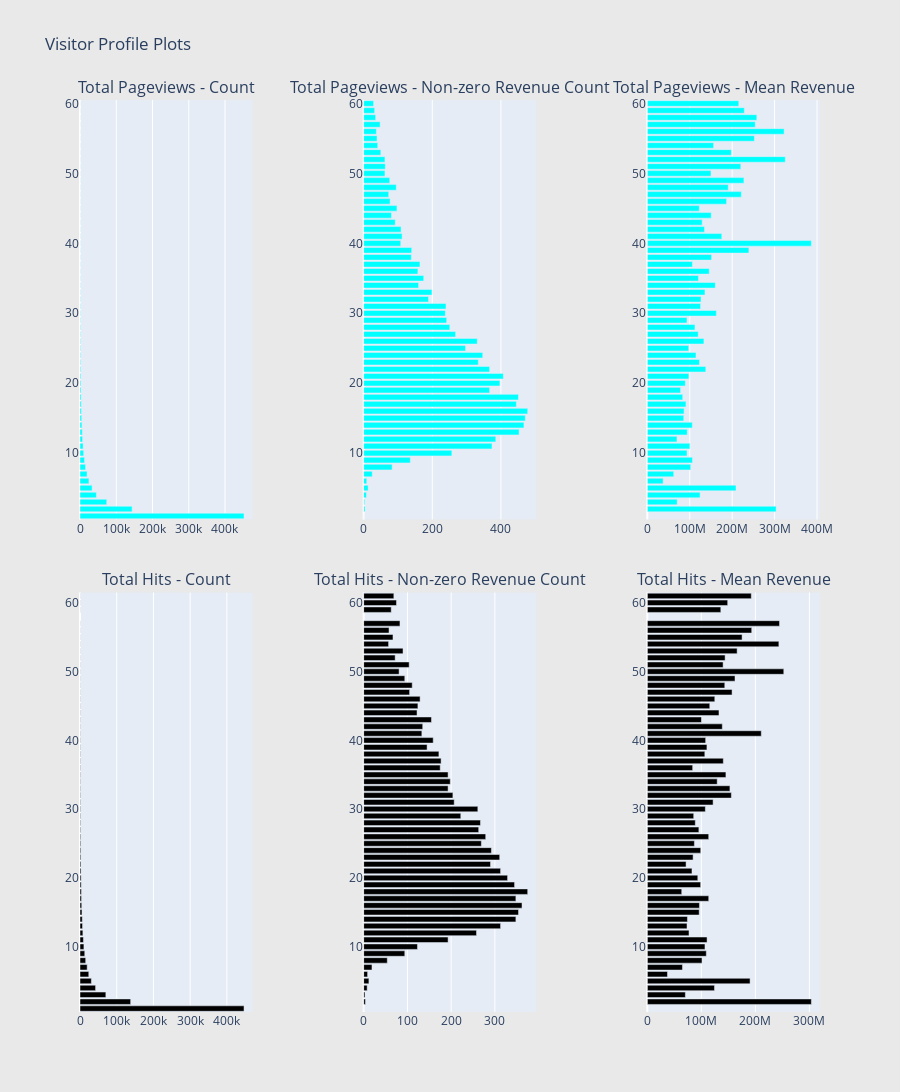

This figure's notebook cell:
### Markdown cell above
#### 방문자 프로파일:

방문자의 페이지뷰 수, 방문자의 히트 수 등과 같은 방문자 프로필 변수를 보고 어떻게 보이는지 보자

### Code cell
# Page views
cnt_srs = train_df.groupby('totals.pageviews')['totals.transactionRevenue'].agg(['size', 'count', 'mean'])
cnt_srs.columns = ["count", "count of non-zero revenue", "mean"]
cnt_srs = cnt_srs.sort_values(by="count", ascending=False)
trace1 = horizontal_bar_chart(cnt_srs["count"].head(60), 'cyan')
trace2 = horizontal_bar_chart(cnt_srs["count of non-zero revenue"].head(60), 'cyan')
trace5 = horizontal_bar_chart(cnt_srs["mean"].head(60), 'cyan')

# Hits
cnt_srs = train_df.groupby('totals.hits')['totals.transactionRevenue'].agg(['size', 'count', 'mean'])
cnt_srs.columns = ["count", "count of non-zero revenue", 'mean']
cnt_srs = cnt_srs.sort_values(by="count", ascending=False)
trace3 = horizontal_bar_chart(cnt_srs["count"].head(60), 'black')
trace4 = horizontal_bar_chart(cnt_srs["count of non-zero revenue"].head(60), 'black')
trace6 = horizontal_bar_chart(cnt_srs["mean"].head(60), 'black')

# Creating two subplots
fig = tools.make_subplots(rows=2, cols=3, vertical_spacing=0.08, horizontal_spacing=0.15, 
                          subplot_titles=["Total Pageviews - Count", "Total Pageviews - Non-zero Revenue Count", "Total Pageviews - Mean Revenue",
                                          "Total Hits - Count",  "Total Hits - Non-zero Revenue Count", "Total Hits - Mean Revenue"])

fig.append_trace(trace1, 1, 1)
fig.append_trace(trace2, 1, 2)
fig.append_trace(trace5, 1, 3)
fig.append_trace(trace3, 2, 1)
fig.append_trace(trace4, 2, 2)
fig.append_trace(trace6, 2, 3)

fig['layout'].update(height=1200, width=900, paper_bgcolor='rgb(233,233,233)', title="Visitor Profile Plots")
py.iplot(fig, filename='visitor-profile-plots')

### Figure 1 — Plotly figure (JSON) as saved in the notebook; plotly's stock layout.template omitted (floating-point values rounded to 4 significant figures)
{"data": [{"marker": {"color": "cyan"}, "orientation": "h", "showlegend": false, "type": "bar", "x": [84, 88, 94, 112, 114, 124, 134, 135, 162, 168, 184, 192, 222, 225, 240, 242, 265, 268, 298, 338, 355, 388, 410, 453, 509, 535, 567, 674, 704, 847, 873, 875, 1091, 1143, 1318, 1413, 1567, 1722, 1949, 2211, 2409, 2682, 3150, 3511, 4010, 4720, 5291, 6197, 7097, 8671, 10104, 12585, 15272, 19476, 24688, 33411, 45192, 73835, 143770, 452522], "xaxis": "x", "y": ["60", "59", "58", "56", "57", "55", "54", "53", "50", "52", "51", "49", "48", "47", "46", "44", "43", "45", "42", "41", "40", "39", "38", "37", "36", "35", "34", "33", "32", "31", "30", "29", "28", "27", "26", "25", "24", "23", "22", "21", "20", "19", "18", "17", "16", "15", "14", "13", "12", "11", "10", "9", "8", "7", "6", "5", "4", "3", "2", "1"], "yaxis": "y"}, {"marker": {"color": "cyan"}, "orientation": "h", "showlegend": false, "type": "bar", "x": [29, 32, 35, 37, 48, 39, 41, 50, 62, 62, 63, 76, 95, 73, 77, 81, 92, 97, 109, 112, 108, 140, 139, 164, 158, 175, 160, 199, 189, 240, 238, 242, 251, 268, 331, 297, 347, 334, 367, 407, 397, 367, 451, 445, 478, 471, 467, 453, 385, 374, 257, 136, 83, 25, 9, 13, 8, 3, 4, 0], "xaxis": "x2", "y": ["60", "59", "58", "56", "57", "55", "54", "53", "50", "52", "51", "49", "48", "47", "46", "44", "43", "45", "42", "41", "40", "39", "38", "37", "36", "35", "34", "33", "32", "31", "30", "29", "28", "27", "26", "25", "24", "23", "22", "21", "20", "19", "18", "17", "16", "15", "14", "13", "12", "11", "10", "9", "8", "7", "6", "5", "4", "3", "2", "1"], "yaxis": "y2"}, {"marker": {"color": "cyan"}, "orientation": "h", "showlegend": false, "type": "bar", "x": [215500000.0, 228677500, 258122000, 322500000.0, 254400000.0, 252400000.0, 156200000.0, 197964400, 150000000.0, 325100000.0, 220300000.0, 227600000.0, 190800000.0, 221600000.0, 186800000.0, 150700000.0, 129300000.0, 122500000.0, 134800000.0, 175600000.0, 386700000.0, 239388500, 151500000.0, 106300000.0, 145900000.0, 120400000.0, 160200000.0, 135800000.0, 126600000.0, 125500000.0, 162800000.0, 93470000.0, 112300000.0, 120000000.0, 133400000.0, 97610000.0, 114700000.0, 122900000.0, 137800000.0, 97860000.0, 89530000.0, 78330000.0, 83450000.0, 91030000.0, 86660000.0, 85830000.0, 106100000.0, 94120000.0, 69840000.0, 100200000.0, 93480000.0, 106500000.0, 102300000.0, 62228400, 37280000.0, 209100000.0, 124287500, 70390000.0, 303625000, null], "xaxis": "x3", "y": ["60", "59", "58", "56", "57", "55", "54", "53", "50", "52", "51", "49", "48", "47", "46", "44", "43", "45", "42", "41", "40", "39", "38", "37", "36", "35", "34", "33", "32", "31", "30", "29", "28", "27", "26", "25", "24", "23", "22", "21", "20", "19", "18", "17", "16", "15", "14", "13", "12", "11", "10", "9", "8", "7", "6", "5", "4", "3", "2", "1"], "yaxis": "y3"}, {"marker": {"color": "black"}, "orientation": "h", "showlegend": false, "type": "bar", "x": [198, 203, 206, 211, 212, 227, 246, 261, 269, 316, 333, 348, 349, 363, 424, 438, 454, 501, 527, 553, 621, 693, 724, 745, 785, 845, 846, 944, 1088, 1104, 1289, 1291, 1406, 1504, 1718, 1925, 2126, 2190, 2477, 2798, 3064, 3291, 3755, 4130, 4716, 5384, 6194, 6881, 7879, 9264, 10640, 12959, 15484, 19518, 23918, 30939, 42444, 70402, 137952, 446754], "xaxis": "x4", "y": ["61", "59", "60", "56", "57", "55", "54", "52", "53", "50", "51", "49", "48", "47", "46", "45", "44", "43", "42", "41", "40", "39", "38", "37", "36", "35", "34", "33", "32", "31", "30", "29", "28", "27", "26", "25", "24", "23", "22", "21", "20", "19", "18", "17", "16", "15", "14", "13", "12", "11", "10", "9", "8", "7", "6", "5", "4", "3", "2", "1"], "yaxis": "y4"}, {"marker": {"color": "black"}, "orientation": "h", "showlegend": false, "type": "bar", "x": [69, 63, 75, 58, 83, 67, 57, 72, 90, 81, 104, 94, 111, 105, 129, 124, 122, 155, 135, 133, 159, 145, 172, 177, 175, 193, 198, 193, 204, 207, 261, 222, 267, 263, 279, 269, 292, 311, 290, 313, 329, 345, 375, 348, 362, 354, 348, 313, 258, 193, 123, 94, 54, 19, 9, 12, 8, 3, 4, 0], "xaxis": "x5", "y": ["61", "59", "60", "56", "57", "55", "54", "52", "53", "50", "51", "49", "48", "47", "46", "45", "44", "43", "42", "41", "40", "39", "38", "37", "36", "35", "34", "33", "32", "31", "30", "29", "28", "27", "26", "25", "24", "23", "22", "21", "20", "19", "18", "17", "16", "15", "14", "13", "12", "11", "10", "9", "8", "7", "6", "5", "4", "3", "2", "1"], "yaxis": "y5"}, {"marker": {"color": "black"}, "orientation": "h", "showlegend": false, "type": "bar", "x": [192400000.0, 136000000.0, 148700000.0, 193200000.0, 244700000.0, 175400000.0, 243500000.0, 144000000.0, 166200000.0, 252600000.0, 140300000.0, 162300000.0, 143400000.0, 156800000.0, 124900000.0, 115600000.0, 132600000.0, 100200000.0, 138800000.0, 210900000.0, 108000000.0, 110300000.0, 106400000.0, 140700000.0, 83897600, 145400000.0, 129300000.0, 152900000.0, 155500000.0, 121700000.0, 107400000.0, 85830000.0, 88800000.0, 95410000.0, 113600000.0, 87120000.0, 98840000.0, 84710000.0, 71690000.0, 82630000.0, 93420000.0, 98680000.0, 63682800, 113600000.0, 96460000.0, 95990000.0, 74250000.0, 73470000.0, 77150000.0, 110600000.0, 106700000.0, 109200000.0, 101200000.0, 65030000, 37280000.0, 190200000.0, 124287500, 70390000.0, 303625000, null], "xaxis": "x6", "y": ["61", "59", "60", "56", "57", "55", "54", "52", "53", "50", "51", "49", "48", "47", "46", "45", "44", "43", "42", "41", "40", "39", "38", "37", "36", "35", "34", "33", "32", "31", "30", "29", "28", "27", "26", "25", "24", "23", "22", "21", "20", "19", "18", "17", "16", "15", "14", "13", "12", "11", "10", "9", "8", "7", "6", "5", "4", "3", "2", "1"], "yaxis": "y6"}], "layout": {"annotations": [{"font": {"size": 16}, "showarrow": false, "text": "Total Pageviews - Count", "x": 0.1167, "xanchor": "center", "xref": "paper", "y": 1, "yanchor": "bottom", "yref": "paper"}, {"font": {"size": 16}, "showarrow": false, "text": "Total Pageviews - Non-zero Revenue Count", "x": 0.5, "xanchor": "center", "xref": "paper", "y": 1, "yanchor": "bottom", "yref": "paper"}, {"font": {"size": 16}, "showarrow": false, "text": "Total Pageviews - Mean Revenue", "x": 0.8833, "xanchor": "center", "xref": "paper", "y": 1, "yanchor": "bottom", "yref": "paper"}, {"font": {"size": 16}, "showarrow": false, "text": "Total Hits - Count", "x": 0.1167, "xanchor": "center", "xref": "paper", "y": 0.46, "yanchor": "bottom", "yref": "paper"}, {"font": {"size": 16}, "showarrow": false, "text": "Total Hits - Non-zero Revenue Count", "x": 0.5, "xanchor": "center", "xref": "paper", "y": 0.46, "yanchor": "bottom", "yref": "paper"}, {"font": {"size": 16}, "showarrow": false, "text": "Total Hits - Mean Revenue", "x": 0.8833, "xanchor": "center", "xref": "paper", "y": 0.46, "yanchor": "bottom", "yref": "paper"}], "height": 1200, "paper_bgcolor": "rgb(233,233,233)", "title": {"text": "Visitor Profile Plots"}, "width": 900, "xaxis": {"anchor": "y", "domain": [0, 0.2333]}, "xaxis2": {"anchor": "y2", "domain": [0.3833, 0.6167]}, "xaxis3": {"anchor": "y3", "domain": [0.7667, 1.0]}, "xaxis4": {"anchor": "y4", "domain": [0, 0.2333]}, "xaxis5": {"anchor": "y5", "domain": [0.3833, 0.6167]}, "xaxis6": {"anchor": "y6", "domain": [0.7667, 1.0]}, "yaxis": {"anchor": "x", "domain": [0.54, 1]}, "yaxis2": {"anchor": "x2", "domain": [0.54, 1]}, "yaxis3": {"anchor": "x3", "domain": [0.54, 1]}, "yaxis4": {"anchor": "x4", "domain": [0, 0.46]}, "yaxis5": {"anchor": "x5", "domain": [0, 0.46]}, "yaxis6": {"anchor": "x6", "domain": [0, 0.46]}}}
